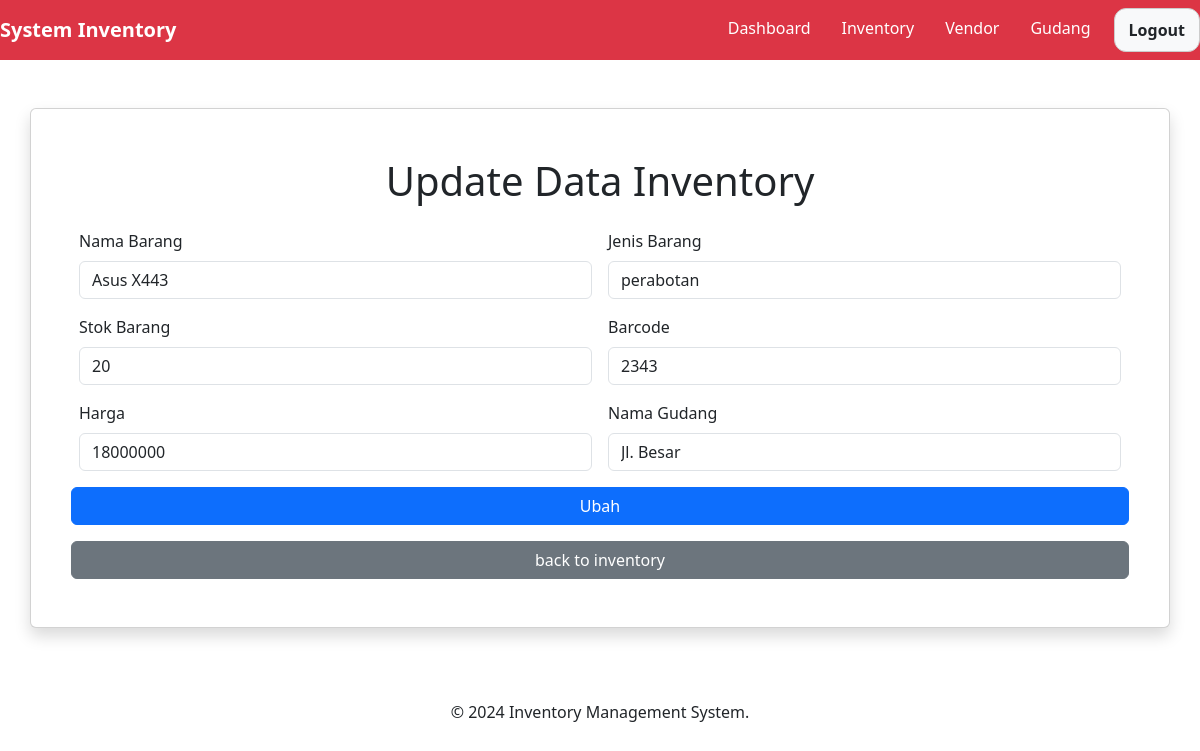
The app's page /views/editInv.php?updateInv=5 with its own data.
### tables this page shows
CREATE TABLE `inventoryy` (
  `id_inv` int(11) NOT NULL,
  `nama_barang` varchar(100) NOT NULL,
  `jenis_barang` varchar(100) NOT NULL,
  `stok_barang` int(25) NOT NULL,
  `barcode` int(25) NOT NULL,
  `harga` int(25) NOT NULL,
  `lokasi` varchar(100) NOT NULL
);

### include/function.php (called while the page is built, shortened)
<?php
include 'koneksi.php';
function getInvById($id_inv) {
    global $conn;
    $stmt = $conn->prepare("SELECT * FROM inventoryy WHERE id_inv = ?");
    $stmt->bind_param('i', $id_inv);
    $stmt->execute();
    $result = $stmt->get_result();
    return $result->fetch_assoc();
}
?>

### views/editinv.php (the view, shortened to what this page needs)
<?php
include '../part/header.php';
include '../include/function.php';
if (isset($_GET['updateInv'])) {
    $id_inv = $_GET['updateInv'];
    $inv = getInvById($id_inv);
}
?>
<!DOCTYPE html>
<html lang="en">
<head>
    <link href="https://cdn.jsdelivr.net/npm/bootstrap@5.3.2/dist/css/bootstrap.min.css" rel="stylesheet">
</head>
<body>
<div class="container my-5 card shadow p-5">
    <h1 class="text-center mb-4">Update Data Inventory</h1>
    <form action="editInv.php" method="post" class="row g-3">
        <div class="col-md-6">
            <label for="nama_barang" class="form-label">Nama Barang</label>
            <input type="text" name="nama_barang" value="<?= $inv['nama_barang']?>" class="form-control" readonly>
        </div>
        <div class="col-md-6">
            <label for="jenis_barang" class="form-label">Jenis Barang</label>
            <input type="text" name="jenis_barang" value="<?= $inv['jenis_barang'] ?>" class="form-control">
        </div>
        <div class="col-md-6">
            <label for="stok_barang" class="form-label">Stok Barang</label>
            <input type="text" name="stok_barang" value="<?= $inv['stok_barang'] ?>" class="form-control">
        </div>
        <div class="col-md-6">
            <label for="barcode" class="form-label">Barcode</label>
            <input type="text" name="barcode" value="<?= $inv['barcode'] ?>" class="form-control">
        </div>
        <div class="col-md-6">
            <label for="harga" class="form-label">Harga</label>
            <input type="text" name="harga" value="<?= $inv['harga'] ?>" class="form-control">
        </div>
        <div class="col-md-6">
            <label for="nama_gudang" class="form-label">Nama Gudang</label>
            <input type="text" value="<?= $inv['lokasi'] ?>" name="lokasi" class="form-control" readonly>
        </div>
            <button type="submit" name="updateInv" class="btn btn-primary">Ubah</button>
            <a href="inventory.php" class="btn btn-secondary">back to inventory</a>
    </form>
</div>
</body>
</html>
<?php include '../part/footer.php'; ?>

### records on screen
inventoryy: nama_barang "Asus X443", jenis_barang "perabotan", stok_barang "20", barcode "2343", harga "18000000", lokasi "Jl. Besar"
